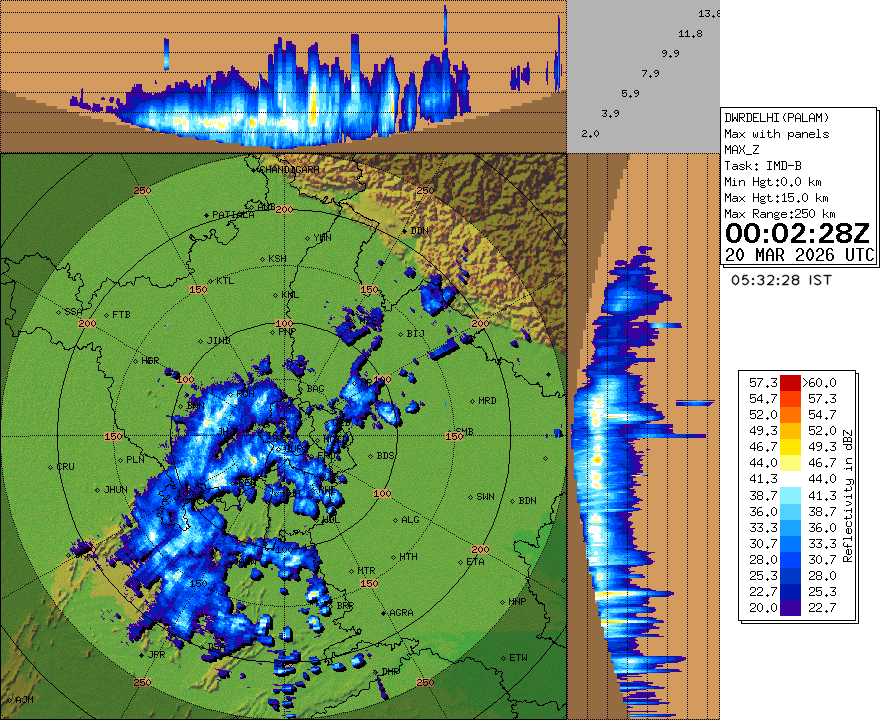
#> input picture backend/delhi_radar.gif, 880 x 720 px
$ python -i radar.py   (imports and definitions only)
#> lines starting #> are read from the running program, lines starting #| are printed output that depends on the picture
# Garaj Baras - radar.py

import os
import threading
import time
import requests
from PIL import Image, ImageSequence
from datetime import datetime, timezone, timedelta

GIF_URL = "https://mausam.imd.gov.in/Radar/animation/Converted/DELHI_MAXZ.gif"
GIF_SAVE_PATH = os.path.join(os.path.dirname(__file__), "delhi_radar.gif")
FRAMES_FOLDER = os.path.join(os.path.dirname(__file__), "frames")

IST = timezone(timedelta(hours=5, minutes=30))

RADAR_TTL_SEC = 10 * 60  # 10 minutes
_refresh_lock = threading.Lock()


# [73 lines left out: functions _gif_age_seconds, gif_is_fresh, clear_frames_folder, download_gif, not called in this run]


# Full IMD frame is 880x720. Crop must match georef.py IMAGE_WIDTH x IMAGE_HEIGHT (527x525).
CROP_TOP    = 125          # Remove top brown panel
CROP_RIGHT  = 527          # left=0 → width 527 (Delhi radar circle, matches georef)
CROP_BOTTOM = 650          # top=125 → height 525


def extract_frames(gif_path, output_folder):
    """
    Extract all frames from animated GIF.

    For each GIF frame:
    - OCR the timestamp from the exact RIGHT-panel coordinates (before cropping)
    - Crop the radar-circle region and save it as `frame_XX.png`

    Returns:
        frame_data: list of (frame_path, timestamp_or_None)
    """
#> called with gif_path = 'delhi_radar.gif', output_folder = 'out.png'
    if not os.path.exists(output_folder):
        os.makedirs(output_folder)

    frame_data = []
    try:
        import re

        # OCR init (slow first time; cached by Tesseract/pytesseract)
        ocr_available = False
        pytesseract = None
        try:
            import pytesseract as _pytesseract
            pytesseract = _pytesseract
            pytesseract.pytesseract.tesseract_cmd = r'C:\Program Files\Tesseract-OCR\tesseract.exe'
            ocr_available = True
        except Exception:
            ocr_available = False

        # Perf: OCR is expensive (~hundreds of ms per frame). We only need the
        # LAST frame's timestamp — the post-processing loop below extrapolates
        # the rest at ~10-min cadence. So collect the frame count first, then
        # OCR only on index == total-1.
        with Image.open(gif_path) as im_count:
#> im_count is the input picture: PIL image 880x720 P; mean R, G, B 135.1, 151.3, 118.9
            try:
                total_frames = getattr(im_count, "n_frames", None)
#> total_frames = 14
            except Exception:
                total_frames = None
            if not total_frames:
                total_frames = sum(1 for _ in ImageSequence.Iterator(im_count))

        with Image.open(gif_path) as im:
            for i, frame in enumerate(ImageSequence.Iterator(im)):
                full = frame.convert('RGB')

                # OCR timestamp only on the LAST frame; earlier timestamps are
                # filled in by the 10-min cadence repair loop below.
                timestamp = None
                is_last_frame = (i == total_frames - 1)
                if is_last_frame and ocr_available and pytesseract is not None:
                    try:
                        from PIL import ImageEnhance

                        ts_crop = full.crop((614, 230, 820, 310))
                        w, h = ts_crop.size
                        ts_large = ts_crop.resize((w * 3, h * 3), Image.LANCZOS)
                        ts_gray = ts_large.convert('L')
                        enhancer = ImageEnhance.Contrast(ts_gray)
                        ts_ready = enhancer.enhance(2.0)

                        text = pytesseract.image_to_string(
                            ts_ready,
                            config='--psm 6 -c tessedit_char_whitelist=0123456789:ZIST'
                        ).strip()

                        upper = text.upper()

                        # Prefer UTC time if it is read with a trailing 'Z'.
                        utc_match = re.search(
                            r'(\d{1,2}):(\d{2}):(\d{2})\s*Z',
                            upper
                        )
                        # IST line is usually read as "... HH:MM:SS IST" or "... HH:MM:SS Is"
                        ist_match = re.search(
                            r'(\d{1,2}):(\d{2}):(\d{2})\s*(?:IST|IS)',
                            upper
                        )

                        def valid_hms(hh, mm, ss):
                            return 0 <= hh < 24 and 0 <= mm < 60 and 0 <= ss < 60

                        if utc_match:
                            h_t, m_t, s_t = map(int, utc_match.groups())
                            if valid_hms(h_t, m_t, s_t):
                                today = datetime.now(timezone.utc).date()
                                dt_utc = datetime(
                                    today.year, today.month, today.day,
                                    h_t, m_t, s_t,
                                    tzinfo=timezone.utc
                                )
                                timestamp = dt_utc.astimezone(IST)
                        elif ist_match:
                            h_t, m_t, s_t = map(int, ist_match.groups())
                            if valid_hms(h_t, m_t, s_t):
                                today = datetime.now(IST).date()
                                timestamp = datetime(
                                    today.year, today.month, today.day,
                                    h_t, m_t, s_t,
                                    tzinfo=IST
                                )
                        else:
                            # Fallback: parse the first HH:MM:SS token.
                            # Decide timezone by presence of the 'UTC' word.
                            t_match = re.search(r'(\d{1,2}):(\d{2}):(\d{2})', upper)
                            if t_match:
                                h_t, m_t, s_t = map(int, t_match.groups())
                                if valid_hms(h_t, m_t, s_t):
                                    today_utc = datetime.now(timezone.utc).date()
                                    today_ist = datetime.now(IST).date()
                                    if 'UTC' in upper:
                                        dt_utc = datetime(
                                            today_utc.year, today_utc.month, today_utc.day,
                                            h_t, m_t, s_t,
                                            tzinfo=timezone.utc
                                        )
                                        timestamp = dt_utc.astimezone(IST)
                                    else:
                                        timestamp = datetime(
                                            today_ist.year, today_ist.month, today_ist.day,
                                            h_t, m_t, s_t,
                                            tzinfo=IST
                                        )
                    except Exception:
                        timestamp = None

                # Crop to radar circle only (keep calibrated 527x525 output)
                frame_cropped = full.crop((
                    0,           # left
                    CROP_TOP,    # top  (remove brown panel)
                    CROP_RIGHT,  # right (remove info panel)
                    CROP_BOTTOM  # bottom (trim)
                ))

                frame_filename = f"frame_{i:02d}.png"
                frame_path = os.path.join(output_folder, frame_filename)
                frame_cropped.save(frame_path)

                frame_data.append((frame_path, timestamp))

                if i == 0:
                    print("Delhi crop frame size: %s" % (frame_cropped.size,))
#> this loop made 14 passes
#> (is_last_frame, w, h) on pass 14: (True, 206, 80)
#> (is_last_frame, frame_filename) on passes 1 to 6: (False, 'frame_00.png'), (False, 'frame_01.png'), (False, 'frame_02.png'), (False, 'frame_03.png'), (False, 'frame_04.png'), (False, 'frame_05.png')
#| Delhi crop frame size: (527, 525)
#> pass 1, in extract_frames, `frame_cropped = full.crop(( 0,`:
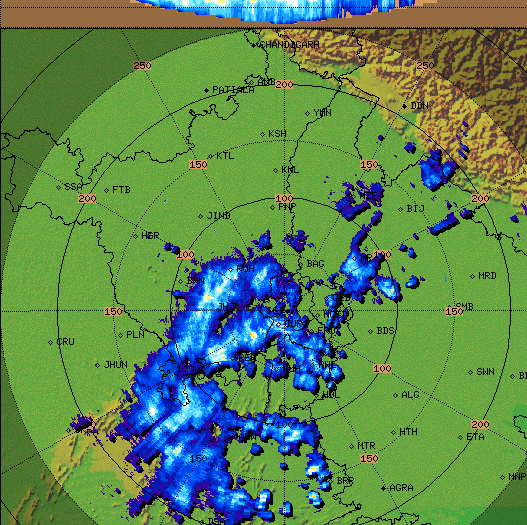
#> frame_cropped: PIL image 527x525 RGB; mean R, G, B 91.9, 133.7, 79.1
#> pass 2, in extract_frames, `full = frame.convert('RGB')`:
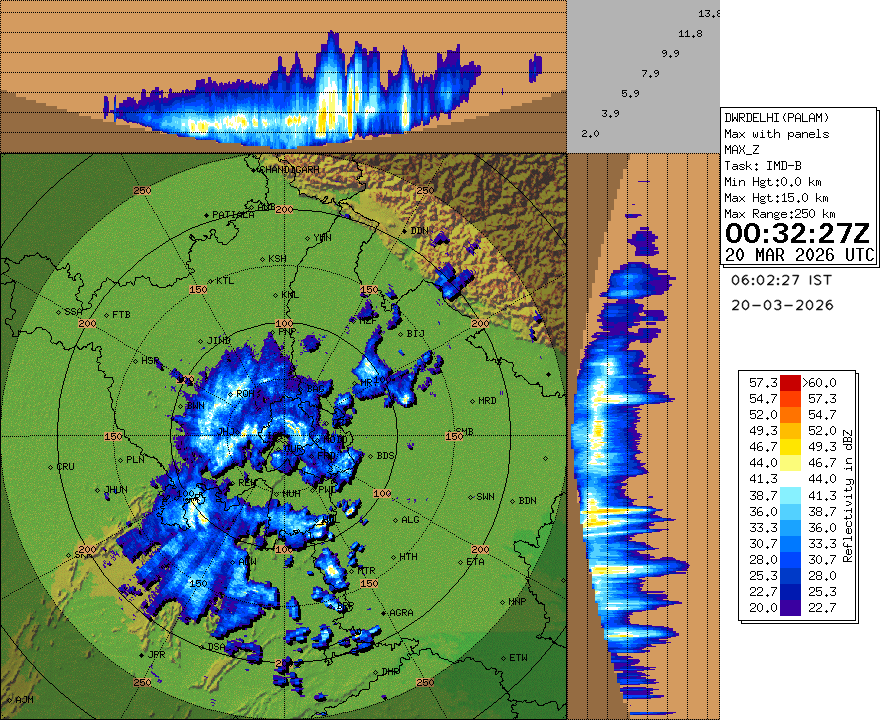
#> full: PIL image 880x720 RGB; mean R, G, B 135.1, 150.9, 119.5
#> pass 2, in extract_frames, `frame_cropped = full.crop(( 0,`:
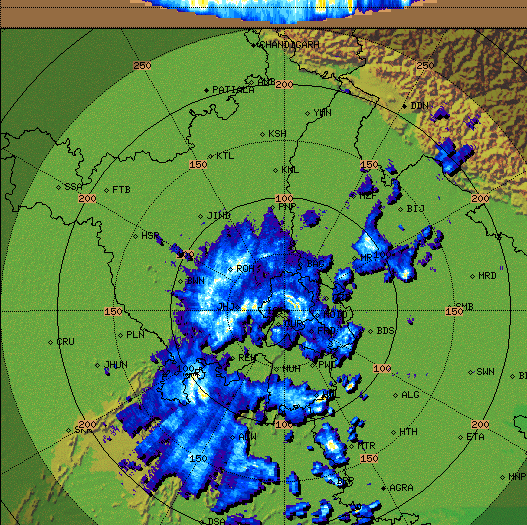
#> frame_cropped: PIL image 527x525 RGB; mean R, G, B 91, 132.6, 81.3
#> after the loop:
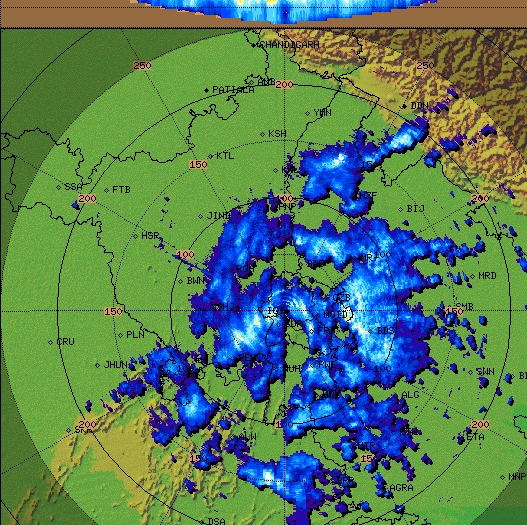
#> frame_cropped: PIL image 527x525 RGB; mean R, G, B 85.9, 124.7, 86.9
#> after the loop:
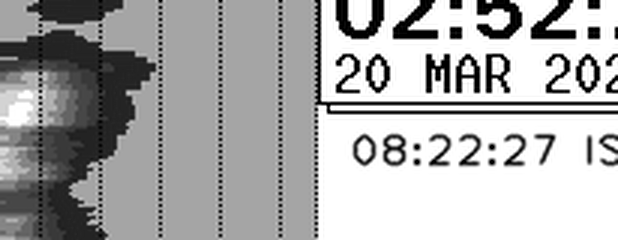
#> ts_gray: PIL image 618x240 L; min 0, max 255, mean 171.7
#> after the loop:
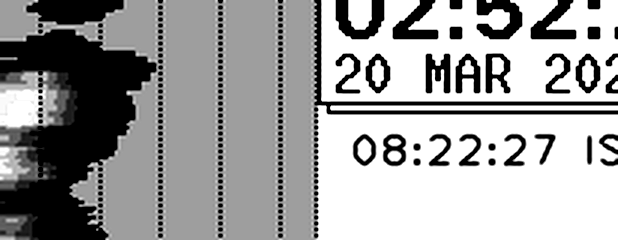
#> ts_ready: PIL image 618x240 L; min 0, max 255, mean 159.8
#> after the loop, frame_data = 13 items
    except Exception as e:
        print(f"Error extracting frames: {e}")

    # Post-process timestamps to make them usable for motion estimation.
    # OCR can occasionally misread minutes/hours and create huge or zero gaps,
    # which would otherwise cause optical-flow to skip too many frame pairs.
    # IMD radar scans are ~10 minutes apart, so we enforce a ~10-min cadence.
    assumed_step_mins = 10.0
    try:
        timestamps = [ts for (_fp, ts) in frame_data]
        if any(ts is not None for ts in timestamps):
            # Find last frame with a timestamp
            last_valid = max(i for i, ts in enumerate(timestamps) if ts is not None)

            # Backward fill/repair up to first frame
            for i in range(last_valid - 1, -1, -1):
                next_ts = timestamps[i + 1]
                if next_ts is None:
                    continue
                if timestamps[i] is None:
                    timestamps[i] = next_ts - timedelta(minutes=assumed_step_mins)
                    continue
                gap_mins = (next_ts - timestamps[i]).total_seconds() / 60.0
                # Accept only reasonable gaps; otherwise enforce ~10 minutes
                if gap_mins < 5 or gap_mins > 20:
                    timestamps[i] = next_ts - timedelta(minutes=assumed_step_mins)

            # Forward fill/repair after last_valid
            for i in range(last_valid + 1, len(timestamps)):
                prev_ts = timestamps[i - 1]
                if prev_ts is None:
                    continue
                if timestamps[i] is None:
                    timestamps[i] = prev_ts + timedelta(minutes=assumed_step_mins)
                    continue
                gap_mins = (timestamps[i] - prev_ts).total_seconds() / 60.0
                if gap_mins < 5 or gap_mins > 20:
                    timestamps[i] = prev_ts + timedelta(minutes=assumed_step_mins)

            # Write repaired timestamps back
            frame_data = [(fp, timestamps[i]) for i, (fp, _ts) in enumerate(frame_data)]
    except Exception:
        # If repair fails, keep original OCR timestamps.
        pass

    for i, (_fp, ts) in enumerate(frame_data):
        ts_str = ts.strftime('%H:%M:%S') if ts else 'Unknown'
        print(f"Frame {i:02d}: {ts_str}")

    return frame_data


# [8 lines left out: function get_latest_frames, not called in this run]


def get_all_frames():
    """Alias for get_latest_frames."""
    return get_latest_frames()


# [185 lines left out: functions get_recent_frames, refresh_frames_if_stale, extract_timestamp_from_gif, get_radar_lag_mins, not called in this run]


# [20 lines not run here, left out]

#> (the run stopped early here; a loop or call above may not have finished)
